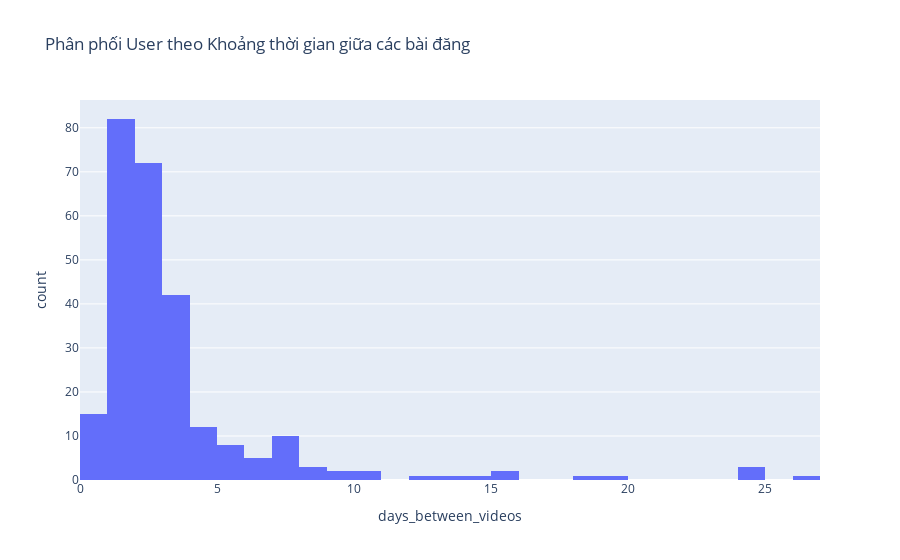

This figure's notebook cell:
### Code cell
px.histogram(user_stats_df, x='days_between_videos',
             title="Phân phối User theo Khoảng thời gian giữa các bài đăng")

### Figure 1 — Plotly figure (JSON) as saved in the notebook; plotly's stock layout.template omitted (floating-point values rounded to 4 significant figures; data arrays with more than 128 entries replaced by an {"elided": "..."} marker saying what was removed)
{"data": [{"bingroup": "x", "hovertemplate": "days_between_videos=%{x}<br>count=%{y}<extra></extra>", "legendgroup": "", "marker": {"color": "#636efa", "pattern": {"shape": ""}}, "name": "", "orientation": "v", "showlegend": false, "type": "histogram", "x": {"elided": "264 float values"}, "xaxis": "x", "yaxis": "y"}], "layout": {"barmode": "relative", "legend": {"tracegroupgap": 0}, "title": {"text": "Phân phối User theo Khoảng thời gian giữa các bài đăng"}, "xaxis": {"anchor": "y", "domain": [0, 1], "title": {"text": "days_between_videos"}}, "yaxis": {"anchor": "x", "domain": [0, 1], "title": {"text": "count"}}}}
